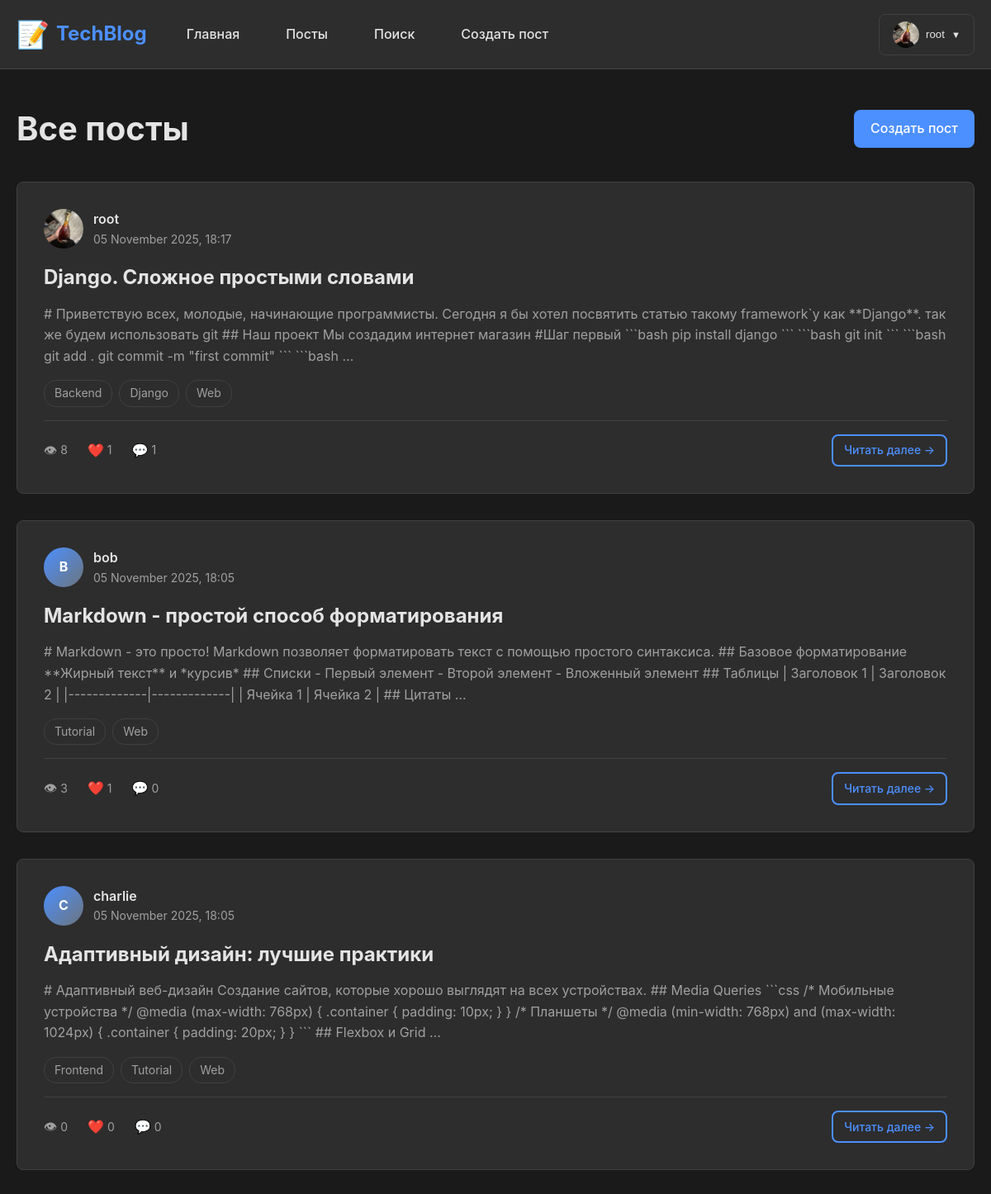
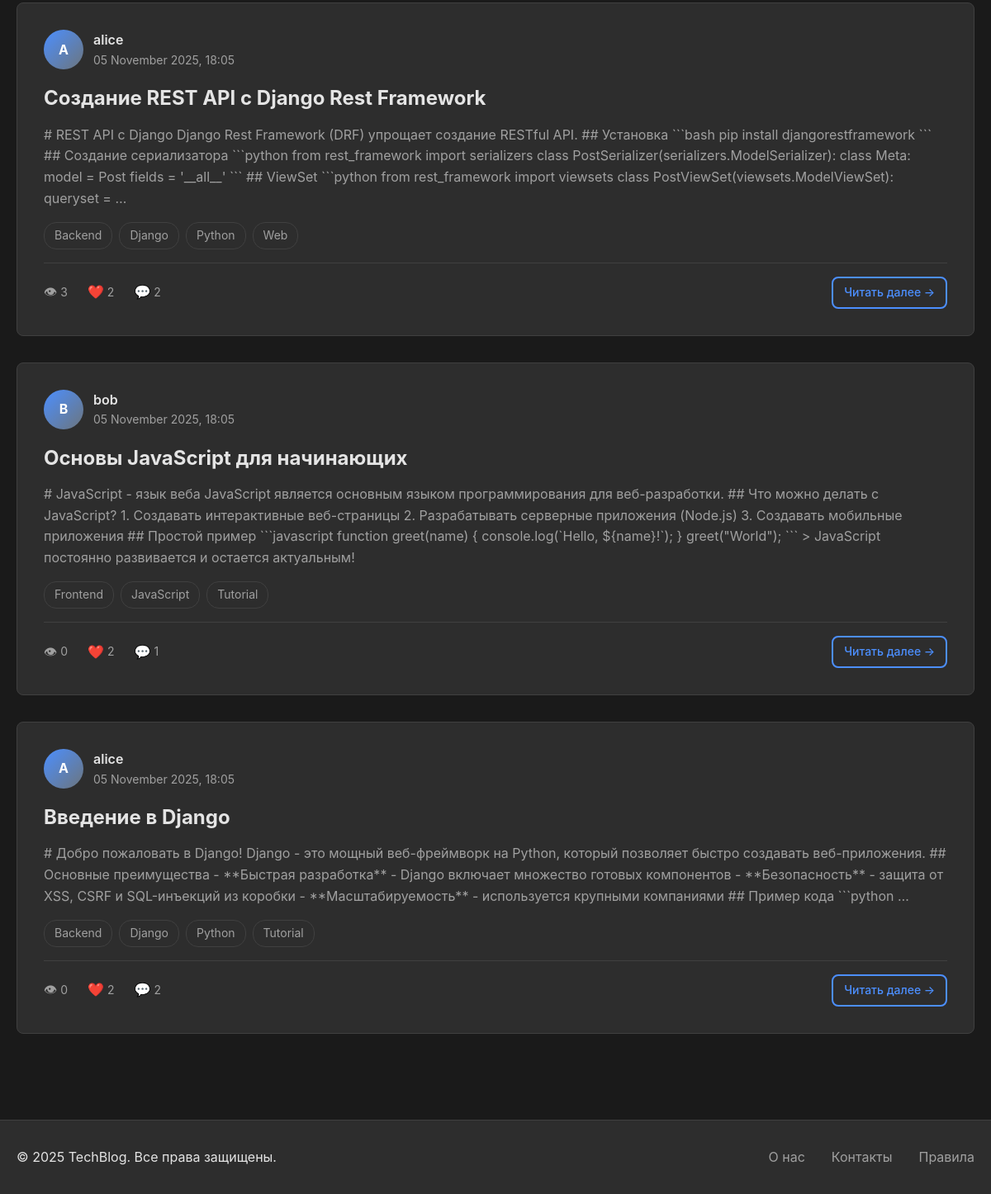
The page /posts/ (signed in) on the database its author committed (2 pictures, top to bottom).
### users/models.py (models this page shows, shortened)
class Profile(models.Model):
    user = models.OneToOneField(User, on_delete=models.CASCADE, related_name='profile')
    bio = models.TextField(max_length=500, blank=True, verbose_name='О себе')
    avatar = models.ImageField(upload_to='avatars/', blank=True, null=True, verbose_name='Аватар')
    location = models.CharField(max_length=100, blank=True, verbose_name='Местоположение')
    website = models.URLField(blank=True, verbose_name='Веб-сайт')
    class Meta:
        verbose_name = 'Профиль'
        verbose_name_plural = 'Профили'

### blog/models.py (models this page shows, shortened)
class Post(models.Model):
    title = models.CharField(max_length=200, verbose_name='Заголовок')
    content = models.TextField(verbose_name='Содержание (Markdown)')
    created_at = models.DateTimeField(auto_now_add=True, verbose_name='Дата создания')
    updated_at = models.DateTimeField(auto_now=True, verbose_name='Дата обновления')
    author = models.ForeignKey(User, on_delete=models.CASCADE, related_name='posts', verbose_name='Автор')
    tags = models.ManyToManyField(Tag, related_name='posts', blank=True, verbose_name='Теги')
    views = models.PositiveIntegerField(default=0, verbose_name='Просмотры')
    class Meta:
        ordering = ['-created_at']
        verbose_name = 'Пост'
        verbose_name_plural = 'Посты'
    def total_likes(self):
        return self.likes.count()

class Tag(models.Model):
    name = models.CharField(max_length=50, unique=True, verbose_name='Название тега')
    slug = models.SlugField(max_length=50, unique=True, verbose_name='URL')
    created_at = models.DateTimeField(auto_now_add=True)
    class Meta:
        ordering = ['name']
        verbose_name = 'Тег'
        verbose_name_plural = 'Теги'

### blog/views.py (the view)
# urls.py: path('posts/', views.posts_list, name='posts_list'),
def posts_list(request):
    posts = Post.objects.select_related('author').prefetch_related('tags').all()
    paginator = Paginator(posts, 10)
    page_number = request.GET.get('page')
    page_obj = paginator.get_page(page_number)
    context = {
        'page_obj': page_obj,
    }
    return render(request, 'blog/posts_list.html', context)

### blog/templates/blog/posts_list.html (shortened to what this page needs)
{% extends 'base.html' %}
{% load static %}
{% block content %}
<div class="container">
    <div class="page-header">
        <h1>Все посты</h1>
        {% if user.is_authenticated %}
            <a href="{% url 'blog:create_post' %}" class="btn btn-primary">Создать пост</a>
        {% endif %}
    </div>
    {% if page_obj %}
        <div class="posts-list">
            {% for post in page_obj %}
                <article class="post-item">
                    <div class="post-item-header">
                        <div class="post-author">
                            {% if post.author.profile.avatar %}
                                <img src="{{ post.author.profile.avatar.url }}" alt="{{ post.author.username }}" class="avatar-md">
                            {% else %}
                                <span class="avatar-placeholder avatar-md">{{ post.author.username.0|upper }}</span>
                            {% endif %}
                            <div class="author-info">
                                <a href="{% url 'users:profile' post.author.username %}" class="author-name">{{ post.author.username }}</a>
                                <span class="post-date">{{ post.created_at|date:"d F Y, H:i" }}</span>
                            </div>
                        </div>
                    </div>
                    <div class="post-item-body">
                        <h2 class="post-title">
                            <a href="{% url 'blog:post_detail' post.pk %}">{{ post.title }}</a>
                        </h2>
                        <p class="post-excerpt">{{ post.content|truncatewords:50|striptags }}</p>
                        {% if post.tags.all %}
                            <div class="post-tags">
                                {% for tag in post.tags.all %}
                                    <a href="{% url 'blog:tag_posts' tag.slug %}" class="tag-mini">{{ tag.name }}</a>
                                {% endfor %}
                            </div>
                        {% endif %}
                    </div>
                    <div class="post-item-footer">
                        <div class="post-stats">
                            <span class="stat">
                                <span class="stat-icon">👁</span> {{ post.views }}
                            </span>
                            <span class="stat">
                                <span class="stat-icon">❤️</span> {{ post.total_likes }}
                            </span>
                            <span class="stat">
                                <span class="stat-icon">💬</span> {{ post.comments.count }}
                            </span>
                        </div>
                        <a href="{% url 'blog:post_detail' post.pk %}" class="btn btn-outline btn-sm">Читать далее →</a>
                    </div>
                </article>
            {% endfor %}
        </div>
    {% else %}
        <div class="empty-state">
            <p>Пока нет постов</p>
        </div>
    {% endif %}
</div>
{% endblock %}

### templates/base.html (shortened to what this page needs)
{% load static %}
<!DOCTYPE html>
<html lang="ru" data-theme="{{ request.user.settings.theme|default:'light' }}">
<head>
    <link rel="stylesheet" href="{% static 'css/base.css' %}">
    <link rel="stylesheet" href="{% static 'css/themes.css' %}">
    <link rel="stylesheet" href="{% static 'css/posts.css' %}">
    <link rel="stylesheet" href="{% static 'css/profiles.css' %}">
</head>
<body>
    <header class="header">
        <div class="container">
            <nav class="navbar">
                <div class="navbar-brand">
                    <a href="{% url 'blog:index' %}" class="logo">
                        <span class="logo-icon">📝</span>
                        <span class="logo-text">TechBlog</span>
                    </a>
                </div>
                <div class="navbar-menu" id="navbarMenu">
                    <ul class="navbar-nav">
                        <li><a href="{% url 'blog:index' %}" class="nav-link">Главная</a></li>
                        <li><a href="{% url 'blog:posts_list' %}" class="nav-link">Посты</a></li>
                        <li><a href="{% url 'blog:search' %}" class="nav-link">Поиск</a></li>
                        {% if user.is_authenticated %}
                            <li><a href="{% url 'blog:create_post' %}" class="nav-link">Создать пост</a></li>
                        {% endif %}
                    </ul>
                    <div class="navbar-account">
                        {% if user.is_authenticated %}
                            <div class="account-dropdown">
                                <button class="account-btn" id="accountBtn">
                                    {% if user.profile.avatar %}
                                        <img src="{{ user.profile.avatar.url }}" alt="{{ user.username }}" class="avatar-sm">
                                    {% else %}
                                        <span class="avatar-placeholder">{{ user.username.0|upper }}</span>
                                    {% endif %}
                                    <span class="username-text">{{ user.username }}</span>
                                    <span class="dropdown-arrow">▼</span>
                                </button>
                            </div>
                        {% else %}
                            <a href="{% url 'users:login' %}" class="btn btn-outline">Войти</a>
                            <a href="{% url 'users:register' %}" class="btn btn-primary">Регистрация</a>
                        {% endif %}
                    </div>
                </div>
            </nav>
        </div>
    </header>
    <main class="main-content">
        {% block content %}
        {% endblock %}
    </main>
    <footer class="footer">
        <div class="container">
            <div class="footer-content">
                <p>&copy; 2025 TechBlog. Все права защищены.</p>
                <div class="footer-links">
                    <a href="#">О нас</a>
                    <a href="#">Контакты</a>
                    <a href="#">Правила</a>
                </div>
            </div>
        </div>
    </footer>
</body>
</html>

### static/css/base.css (style rules this page uses)
:root { --font-primary: -apple-system, BlinkMacSystemFont, 'Segoe UI', Roboto, 'Helvetica Neue', Arial, sans-serif; --font-mono: 'Courier New', Courier, monospace; --transition-fast: 0.15s ease; --transition-normal: 0.3s ease; --border-radius: 8px; --box-shadow: 0 2px 8px rgba(0, 0, 0, 0.1); --box-shadow-lg: 0 4px 16px rgba(0, 0, 0, 0.15); }
* { margin: 0; padding: 0; box-sizing: border-box; }
body { font-family: var(--font-primary); font-size: 16px; line-height: 1.6; background-color: var(--bg-primary); color: var(--text-primary); transition: background-color var(--transition-normal), color var(--transition-normal); }
.container { max-width: 1200px; margin: 0 auto; padding: 0 20px; }
.main-content { min-height: calc(100vh - 180px); padding: 40px 0; }
.header { background-color: var(--bg-secondary); border-bottom: 1px solid var(--border-color); position: sticky; top: 0; z-index: 1000; transition: background-color var(--transition-normal); }
.navbar { display: flex; justify-content: space-between; align-items: center; padding: 1rem 0; gap: 2rem; }
.navbar-brand .logo { display: flex; align-items: center; gap: 0.5rem; text-decoration: none; font-size: 1.5rem; font-weight: bold; color: var(--primary-color); transition: transform var(--transition-fast); }
.logo-icon { font-size: 2rem; }
.navbar-menu { display: flex; align-items: center; gap: 2rem; flex: 1; }
.navbar-nav { display: flex; list-style: none; gap: 1.5rem; margin: 0; }
.nav-link { color: var(--text-primary); text-decoration: none; font-weight: 500; padding: 0.5rem 1rem; border-radius: var(--border-radius); transition: background-color var(--transition-fast), color var(--transition-fast); }
.navbar-account { margin-left: auto; display: flex; align-items: center; gap: 1rem; }
.account-dropdown { position: relative; }
.account-btn { display: flex; align-items: center; gap: 0.5rem; background: none; border: 1px solid var(--border-color); padding: 0.5rem 1rem; border-radius: var(--border-radius); cursor: pointer; transition: all var(--transition-fast); color: var(--text-primary); }
.dropdown-arrow { font-size: 0.7rem; transition: transform var(--transition-fast); }
.avatar-sm, .avatar-md, .avatar-lg, .avatar-placeholder { border-radius: 50%; object-fit: cover; }
.avatar-sm { width: 32px; height: 32px; }
.avatar-md { width: 48px; height: 48px; }
.avatar-placeholder { display: inline-flex; align-items: center; justify-content: center; background: linear-gradient(135deg, var(--primary-color), var(--secondary-color)); color: white; font-weight: bold; }
.btn { display: inline-block; padding: 0.625rem 1.25rem; font-size: 1rem; font-weight: 500; text-align: center; text-decoration: none; border: none; border-radius: var(--border-radius); cursor: pointer; transition: all var(--transition-fast); font-family: var(--font-primary); }
.btn-primary { background-color: var(--primary-color); color: white; }
.btn-outline { background-color: transparent; border: 2px solid var(--primary-color); color: var(--primary-color); }
.btn-sm { padding: 0.4rem 0.8rem; font-size: 0.875rem; }
.footer { background-color: var(--bg-secondary); border-top: 1px solid var(--border-color); padding: 2rem 0; margin-top: 4rem; }
.footer-content { display: flex; justify-content: space-between; align-items: center; flex-wrap: wrap; gap: 1rem; }
.footer-links { display: flex; gap: 2rem; }
.footer-links a { color: var(--text-secondary); text-decoration: none; transition: color var(--transition-fast); }

### static/css/themes.css (style rules this page uses)
[data-theme="dark"] { --bg-primary: #1a1a1a; --bg-secondary: #2d2d2d; --text-primary: #e4e4e4; --text-secondary: #a0a0a0; --border-color: #404040; --hover-bg: #3a3a3a; --primary-color: #4c8fff; --primary-hover: #3d7fe6; --secondary-color: #6c757d; --success-bg: #1e4620; --success-color: #75b798; --danger-bg: #5c1e23; --danger-color: #f8b4bc; --info-bg: #1e3a5f; --info-color: #9ec5fe; --danger-color: #f85c70; --danger-hover: #e04555; }

### static/css/profiles.css (style rules this page uses)
.page-header { display: flex; justify-content: space-between; align-items: center; margin-bottom: 2rem; }
.page-header h1 { font-size: 2.5rem; color: var(--text-primary); }

### rows shown on the page
Post: author.profile.avatar (picture), author.username "root", created_at "05 November 2025, 18:17", title "Django. Сложное простыми словами", content "# Приветствую всех, молодые, начинающие программисты. Сегодня я бы хотел посвятить статью такому framework`у как **Django**. так же будем использовать git ## Наш проект Мы создадим интернет магазин #Шаг первый ```bash pip install django ``` ```bash git init ``` ```bash git add . git commit -m \"first commit\" ``` ```bash …", views "8", total_likes "1", comments.count "1"
Tag: name "Backend"
Tag: name "Django"
Tag: name "Web"
Post: author.username.0 "B", author.username "bob", created_at "05 November 2025, 18:05", title "Markdown - простой способ форматирования", content "# Markdown - это просто! Markdown позволяет форматировать текст с помощью простого синтаксиса. ## Базовое форматирование **Жирный текст** и *курсив* ## Списки - Первый элемент - Второй элемент - Вложенный элемент ## Таблицы | Заголовок 1 | Заголовок 2 | |-------------|-------------| | Ячейка 1 | Ячейка 2 | ## Цитаты …", views "3", total_likes "1", comments.count "0"
Tag: name "Tutorial"
Post: author.username.0 "C", author.username "charlie", created_at "05 November 2025, 18:05", title "Адаптивный дизайн: лучшие практики", content "# Адаптивный веб-дизайн Создание сайтов, которые хорошо выглядят на всех устройствах. ## Media Queries ```css /* Мобильные устройства */ @media (max-width: 768px) { .container { padding: 10px; } } /* Планшеты */ @media (min-width: 768px) and (max-width: 1024px) { .container { padding: 20px; } } ``` ## Flexbox и Grid …", views "0", total_likes "0", comments.count "0"
Tag: name "Frontend"
Post: author.username.0 "A", author.username "alice", created_at "05 November 2025, 18:05", title "Создание REST API с Django Rest Framework", content "# REST API с Django Django Rest Framework (DRF) упрощает создание RESTful API. ## Установка ```bash pip install djangorestframework ``` ## Создание сериализатора ```python from rest_framework import serializers class PostSerializer(serializers.ModelSerializer): class Meta: model = Post fields = '__all__' ``` ## ViewSet ```python from rest_framework import viewsets class PostViewSet(viewsets.ModelViewSet): queryset = …", views "3", total_likes "2", comments.count "2"
Tag: name "Python"
Post: author.username.0 "B", author.username "bob", created_at "05 November 2025, 18:05", title "Основы JavaScript для начинающих", content "# JavaScript - язык веба JavaScript является основным языком программирования для веб-разработки. ## Что можно делать с JavaScript? 1. Создавать интерактивные веб-страницы 2. Разрабатывать серверные приложения (Node.js) 3. Создавать мобильные приложения ## Простой пример ```javascript function greet(name) { console.log(`Hello, ${name}!`); } greet(\"World\"); ``` > JavaScript постоянно развивается и остается актуальным!", views "0", total_likes "2", comments.count "1"
Tag: name "JavaScript"
Post: author.username.0 "A", author.username "alice", created_at "05 November 2025, 18:05", title "Введение в Django", content "# Добро пожаловать в Django! Django - это мощный веб-фреймворк на Python, который позволяет быстро создавать веб-приложения. ## Основные преимущества - **Быстрая разработка** - Django включает множество готовых компонентов - **Безопасность** - защита от XSS, CSRF и SQL-инъекций из коробки - **Масштабируемость** - используется крупными компаниями ## Пример кода ```python …", views "0", total_likes "2", comments.count "2"

### other values the page prints
{{ user.username }} "root"
